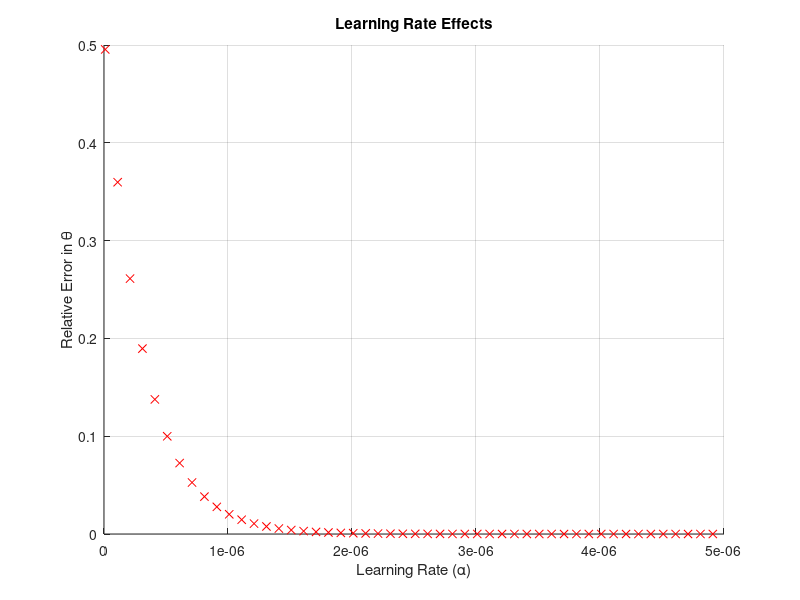

This chart was generated by the following MATLAB code:
clear
clc
close all

data = csvread('breast_death.csv',2,2);
data2 = csvread('breast_tot.csv',2,2);
DK_death=data(46,4:45);
DK_tot=data2(46,1:42);

Y = DK_death';
X = [ones(size(DK_tot)); DK_tot]';
xs = linspace(40,100);
theta_opt= inv(X'*X)*X'*Y;

figure(1)
hold on
grid on
title('Learning Rate Effects');
xlabel('Learning Rate (\alpha)');
ylabel('Relative Error in \theta');

for i=1:10:500
alpha =[i*10^-6;i*10^-8];
theta=[0;0];
for step=1:10000
    % batch gradient
    g = (-Y+X*theta)'*X;
    theta = theta - alpha .* g';
end
  err=abs((theta(2)-theta_opt(2))/theta_opt(2));
  if err>=0.005 && err<=0.01
      fit_alpha=alpha;
  end
  hold on
  figure(1)
  plot(alpha(2), err , 'rx');
  pause(0.01)
end
saveas(figure(1),'Alpha_convergence.eps','epsc')